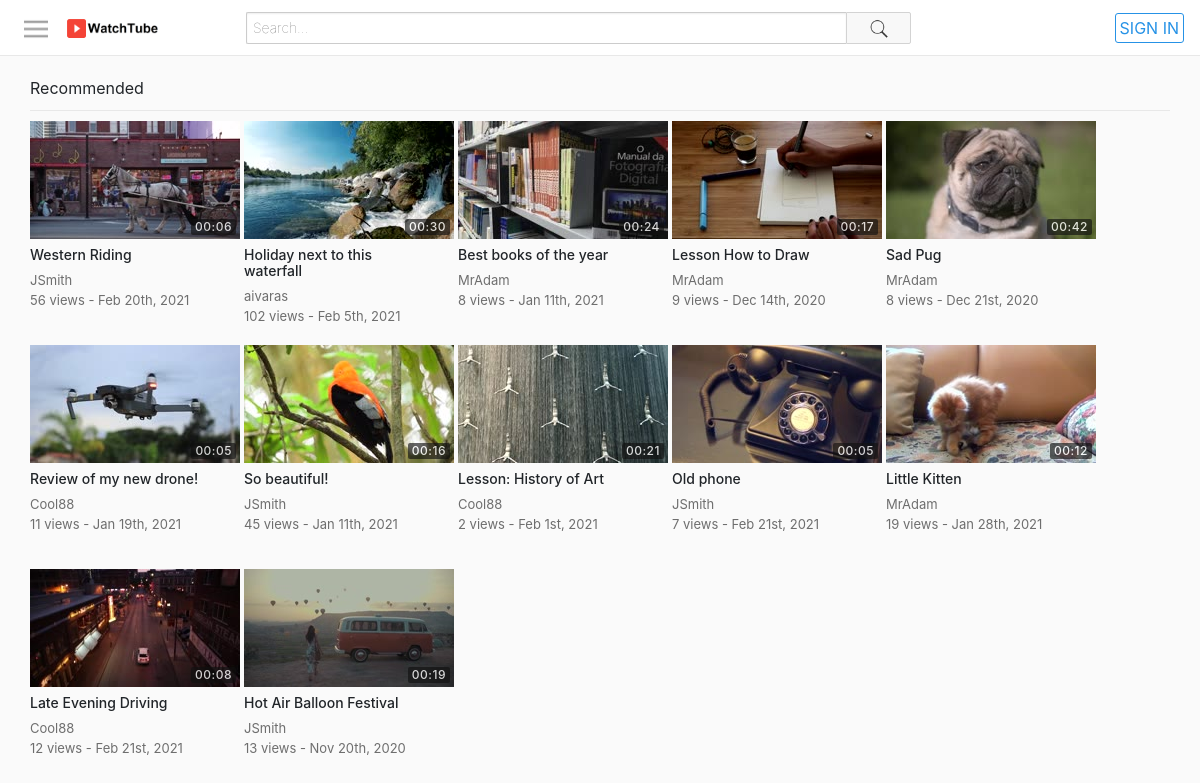
The page / on the database its author committed.
### tables this page shows
CREATE TABLE `videos` (
  `id` int(11) NOT NULL,
  `uploadedBy` varchar(50) NOT NULL,
  `title` varchar(70) NOT NULL,
  `description` varchar(1000) NOT NULL,
  `privacy` int(11) NOT NULL,
  `filePath` varchar(250) NOT NULL,
  `category` int(11) NOT NULL,
  `uploadDate` datetime NOT NULL DEFAULT CURRENT_TIMESTAMP,
  `views` int(11) NOT NULL DEFAULT '0',
  `duration` varchar(10) NOT NULL DEFAULT '0'
);

CREATE TABLE `thumbnails` (
  `id` int(11) NOT NULL,
  `videoId` int(11) DEFAULT NULL,
  `filePath` varchar(250) DEFAULT NULL,
  `selected` int(11) DEFAULT NULL
);

### includes/classes/User.php (called while the page is built, shortened)
<?php
class User {
    private $con, $sqlData;
    public function __construct($con, $username) {
        $this->con = $con;
        $query = $this->con->prepare("SELECT * FROM users WHERE username=:un");
        $query->bindParam(":un", $username);
        $query->execute();
        $this->sqlData = $query->fetch(PDO::FETCH_ASSOC);
    }
    public static function isLoggedIn() {
        return (isset($_SESSION["userLoggedIn"]) && $_SESSION["userLoggedIn"] != "");
    }
    public function getUsername() {
        return $this->sqlData["username"] ??= "";
    }
}
?>

### includes/classes/Video.php (called while the page is built, shortened)
<?php
class Video {
    private $con, $sqlData, $userLoggedInObj;
    public function __construct($con, $input, $userLoggedInObj) {
        $this->con = $con;
        if(is_array($input)) {
            $this->sqlData = $input;
        } else {
            $query = $this->con->prepare("SELECT * FROM videos WHERE id=:id");
            $query->bindParam(":id", $input);
            $query->execute();
            $this->sqlData = $query->fetch(PDO::FETCH_ASSOC);
        }
    }
    public function getId() {
        return $this->sqlData["id"];
    }
    public function getUploadedBy() {
        return $this->sqlData["uploadedBy"];
    }
    public function getTitle() {
        return $this->sqlData["title"];
    }
    public function getTimestamp() {
        $date =  $this->sqlData["uploadDate"];
        return date("M jS, Y", strtotime($date));
    }
    public function getViews() {
        return $this->sqlData["views"];
    }
    public function getDuration() {
        return $this->sqlData["duration"];
    }
    public function getThumbnail() {
        $videoId = $this->getId();
        $query = $this->con->prepare("SELECT filePath FROM thumbnails WHERE videoId=:videoId AND selected=1");
        $query->bindParam(":videoId", $videoId);
        $query->execute();
        return $query->fetchColumn();
    }
}
?>

### includes/classes/VideoGridItem.php (the view)
<?php
class VideoGridItem {
    private $video, $largeMode;
    public function __construct($video, $largeMode) {
        $this->video = $video;
        $this->largeMode = $largeMode;
    }
    public function create() {
        $thumbnail = $this->createThumbnail();
        $details = $this->createDetails();
        $url = "watch.php?id=" . $this->video->getId();
        return "<a href='$url'>
                    <div class='videoGridItem'>
                        $thumbnail
                        $details
                    </div>
                </a>";
    }
    private function createThumbnail() {
        $thumbnail = $this->video->getThumbnail();
        $duration = $this->video->getDuration();
        return "<div class='thumbnail'>
                    <img src='$thumbnail'>
                    <div class='duration'>
                        <span>$duration</span>
                    </div>
                </div>";
    }
    private function createDetails() {
        $title = $this->video->getTitle();
        $username = $this->video->getUploadedBy();
        $views = $this->video->getViews();
        $description = $this->createDescription();
        $timestamp = $this->video->getTimestamp();
        return "<div class='details'>
                    <h3 class='title'>$title</h3>
                    <span class='username'>$username</span>
                    <div class='stats'>
                        <span class='viewCount'>$views views - </span>
                        <span class='timeStamp'>$timestamp</span>
                    </div>
                    $description
                </div>";
    }
    private function createDescription() {
        if(!$this->largeMode) {
            return "";
        } else {
            $description = $this->video->getDescription();
            $description = (strlen($description) > 350) ? substr($description, 0, 347) . "..." : $description;
        }
        return "<span class='description'>$description</span>";
    }
}
?>

### includes/header.php (shortened to what this page needs)
<?php
require_once("includes/config.php");
require_once("includes/classes/ButtonProvider.php");
require_once("includes/classes/User.php");
require_once("includes/classes/Video.php");
require_once("includes/classes/VideoGrid.php");
require_once("includes/classes/VideoGridItem.php");
$usernameLoggedIn = User::isLoggedIn() ? $_SESSION["userLoggedIn"] : "";
$userLoggedInObj = new User($con, $usernameLoggedIn);
?>
<!DOCTYPE html>
<html lang="en">
<head>
    <link rel="stylesheet" href="https://stackpath.bootstrapcdn.com/bootstrap/4.4.1/css/bootstrap.min.css">
    <link rel="stylesheet" type="text/css" href="assets/css/style.css">
</head>
<body>
    <div id="pageContainer">
        <div id="mastHeadContainer">
            <button class="navShowHide">
                <img src="assets/images/icons/menu.png" alt="Menu icon" title="Menu">
            </button>
            <a class="logoContainer" href="index.php">
                <img src="assets/images/icons/WatchTubeLogo.png" alt="logo" title="logo">
            </a>
            <div class="searchBarContainer">
                <form action="search.php" method="GET">
                    <input type="text" class="searchBar" name="term" placeholder="Search...">
                    <button class="searchButton">
                        <img src="assets/images/icons/search.png" alt="Search" title="Search">
                    </button>
                </form>
            </div>
            <div class="rightIcons">
                <?php
                    echo ButtonProvider::createUserProfileNavigationButton($con, $userLoggedInObj->getUsername());
                ?>
            </div>
        </div>
        <div id="mainSectionContainer">
            <div id="mainContentContainer">

### includes/classes/ButtonProvider.php (shortened to what this page needs)
<?php
class ButtonProvider {
    public static function createUserProfileNavigationButton($con, $username) {
        if(User::isLoggedIn()) {
            return ButtonProvider::createUserProfileButton($con, $username);
        } else {
            return "<a href='signin.php'>
                        <span class='signInLink'>SIGN IN</span>
                    </a>";
        }
    }
}
?>

### index.php (shortened to what this page needs)
<?php  require_once("includes/header.php"); ?>
<div class="videoSection">
    <?php
    $videoGrid = new VideoGrid($con, $userLoggedInObj->getUsername());
    echo $videoGrid->create(null, "Recommended", false);
    ?>
</div>
<?php  require_once("includes/footer.php"); ?>

### includes/classes/VideoGrid.php (shortened to what this page needs)
<?php
class VideoGrid {
    private $con, $userLoggedInObj;
    private $largeMode = false;
    private $gridClass = "videoGrid";
    public function __construct($con, $userLoggedInObj) {
        $this->con = $con;
        $this->userLoggedInObj = $userLoggedInObj;
    }
    public function create($videos, $title, $showFilter) {
        if($videos == null) {
            $gridItems = $this->generateItems();
        } else {
            $gridItems = $this->generateItemsFromVideos($videos);
        }
        $header = "";
        if($title != null) {
            $header = $this->createGridHeader($title, $showFilter);
        }
        return "$header
                <div class='$this->gridClass'>
                    $gridItems
                </div>";
    }
    public function generateItems() {
        $query = $this->con->prepare("SELECT * FROM videos ORDER BY RAND() LIMIT 15");
        $query->execute();
        $elementsHtml = "";
        while($row = $query->fetch(PDO::FETCH_ASSOC)) {
            $video = new Video($this->con, $row, $this->userLoggedInObj);
            $item = new VideoGridItem($video, $this->largeMode);
            $elementsHtml .= $item->create();
        }
        return $elementsHtml;
    }
    public function createGridHeader($title, $showFilter) {
        $filter = "";
        return "<div class='videoGridHeader'>
                        <div class='left'>
                            $title
                        </div>
                        $filter
                    </div>";
    }
}
?>

### includes/footer.php
            </div>
        </div>
    </div>
</body>
</html>

### assets/css/style.css (style rules this page uses)
html, body { height: 100%; padding: 0; margin: 0; }
#pageContainer { width: 100%; height: 100%; background-color: #fafafa; }
#mastHeadContainer { width: 100%; height: 56px; position: fixed; top: 0; left: 0; padding: 7px 16px; box-sizing: border-box; border-bottom: 1px solid #e8e8e8; background-color: #fff; z-index: 1; display: flex; align-items: center; }
#mastHeadContainer button:not(.searchButton), #mastHeadContainer .rightIcons img { cursor: pointer; width: 40px; height: 40px; padding: 8px; box-sizing: border-box; border: none; background-color: transparent; }
#mastHeadContainer .rightIcons { height: 100%; display: flex; align-items: center; }
.signInLink { color: #2692e6; margin-left: 15px; border: 1px solid #2692e6; border-radius: 3px; padding: 4px; }
#mastHeadContainer button img { width: 100%; }
#mastHeadContainer .logoContainer { width: 150px; }
#mastHeadContainer .logoContainer img { height: 25px; margin-left: 8px; }
#mastHeadContainer .searchBarContainer { margin: 0 40px; flex: 1; display: flex; }
#mastHeadContainer .searchBarContainer form { flex: 1; display: flex; }
#mastHeadContainer .searchBarContainer .searchBar { flex: 1; display: flex; max-width: 600px; color: #111; padding: 2px 6px; font-size: 14px; font-weight: 100; border: 1px solid #ccc; border-top-left-radius: 2px; border-bottom-left-radius: 2px; border-right: none; height:32px; box-shadow: #eee 0px 1px 2px 0px inset; }
#mastHeadContainer .searchBarContainer .searchButton { height: 32px; background-color: #f8f8f8; border: 1px solid #d3d3d3; border-bottom-right-radius: 2px; border-top-right-radius: 2px; cursor: pointer; width: 65px; }
#mastHeadContainer .searchBarContainer .searchButton img { height: 20px; width: 20px; }
#mainSectionContainer { padding-top: 56px; display: flex; }
#mainContentContainer { padding: 10px 30px; display: flex; flex: 1; background-color: #fafafa; box-sizing: border-box; }
.videoGrid { display: flex; flex-wrap: wrap; }
.videoGridItem { height: 200px; margin-right: 4px; margin-bottom: 24px; }
.videoGridItem .thumbnail { width: 210px; height: 118px; position: relative; }
.videoGridItem .thumbnail img { width: 100%; height: 100%; }
.videoGridItem .thumbnail .duration { bottom: 0; right: 0; position: absolute; margin: 4px; color: #fff; background-color: rgba(17, 17, 17, 0.8); opacity: 0.8; padding: 2px 4px; border-radius: 2px; letter-spacing: 0.5px; font-size: 12px; font-weight: 500; line-height: 12px; }
.videoGridItem .details { padding-right: 24px; position: relative; cursor: pointer; display: flex; flex-direction: column; width: 210px; }
.videoGridItem .details .title { margin: 8px 0; max-height: 32px; overflow: hidden; font-size: 14px; font-weight: 500; line-height: 16px; color: #212529; }
.videoGridItem .details .username, .videoGridItem .details .stats { color: rgba(17, 17, 17, 0.6); font-size: 13px; overflow-x: hidden; text-overflow: ellipsis; white-space: nowrap; }
.videoGridHeader { display: flex; margin: 10px 0; padding-bottom: 10px; border-bottom: 1px solid #e8e8e8; }
.videoGridHeader div { flex: 1; }

### rows shown on the page
videos: thumbnails.filePath (picture), duration "00:06", title "Western Riding", uploadedBy "JSmith", views "56", uploadDate "Feb 20th, 2021"
videos: thumbnails.filePath (picture), duration "00:30", title "Holiday next to this waterfall", uploadedBy "aivaras", views "102", uploadDate "Feb 5th, 2021"
videos: thumbnails.filePath (picture), duration "00:24", title "Best books of the year", uploadedBy "MrAdam", views "8", uploadDate "Jan 11th, 2021"
videos: thumbnails.filePath (picture), duration "00:17", title "Lesson How to Draw", uploadedBy "MrAdam", views "9", uploadDate "Dec 14th, 2020"
videos: thumbnails.filePath (picture), duration "00:42", title "Sad Pug", uploadedBy "MrAdam", views "8", uploadDate "Dec 21st, 2020"
videos: thumbnails.filePath (picture), duration "00:05", title "Review of my new drone!", uploadedBy "Cool88", views "11", uploadDate "Jan 19th, 2021"
videos: thumbnails.filePath (picture), duration "00:16", title "So beautiful!", uploadedBy "JSmith", views "45", uploadDate "Jan 11th, 2021"
videos: thumbnails.filePath (picture), duration "00:21", title "Lesson: History of Art", uploadedBy "Cool88", views "2", uploadDate "Feb 1st, 2021"
videos: thumbnails.filePath (picture), duration "00:05", title "Old phone", uploadedBy "JSmith", views "7", uploadDate "Feb 21st, 2021"
videos: thumbnails.filePath (picture), duration "00:12", title "Little Kitten", uploadedBy "MrAdam", views "19", uploadDate "Jan 28th, 2021"
videos: thumbnails.filePath (picture), duration "00:08", title "Late Evening Driving", uploadedBy "Cool88", views "12", uploadDate "Feb 21st, 2021"
videos: thumbnails.filePath (picture), duration "00:19", title "Hot Air Balloon Festival", uploadedBy "JSmith", views "13", uploadDate "Nov 20th, 2020"

### other values the page prints
$title "Recommended"
